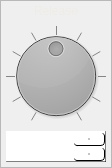
       <widget class="QFrame" name="release_frame">
        <property name="sizePolicy">
         <sizepolicy hsizetype="Expanding" vsizetype="Preferred">
          <horstretch>0</horstretch>
          <verstretch>0</verstretch>
         </sizepolicy>
        </property>
        <property name="maximumSize">
         <size>
          <width>100</width>
          <height>16777215</height>
         </size>
        </property>
        <property name="frameShape">
         <enum>QFrame::StyledPanel</enum>
        </property>
        <property name="frameShadow">
         <enum>QFrame::Raised</enum>
        </property>
        <layout class="QVBoxLayout" name="release_layout">
         <property name="spacing">
          <number>5</number>
         </property>
         <property name="leftMargin">
          <number>5</number>
         </property>
         <property name="topMargin">
          <number>0</number>
         </property>
         <property name="rightMargin">
          <number>5</number>
         </property>
         <property name="bottomMargin">
          <number>5</number>
         </property>
         <item>
          <widget class="QLabel" name="release_label">
           <property name="minimumSize">
            <size>
             <width>0</width>
             <height>20</height>
            </size>
           </property>
           <property name="styleSheet">
            <string notr="true">color: rgb(239, 236, 231);
background-color: rgba(255, 255, 255, 0);
border: none;</string>
           </property>
           <property name="text">
            <string>Release</string>
           </property>
           <property name="alignment">
            <set>Qt::AlignCenter</set>
           </property>
          </widget>
         </item>
         <item>
          <widget class="QDial" name="release_knob">
           <property name="sizePolicy">
            <sizepolicy hsizetype="Minimum" vsizetype="Preferred">
             <horstretch>0</horstretch>
             <verstretch>0</verstretch>
            </sizepolicy>
           </property>
           <property name="styleSheet">
            <string notr="true">background-color: qlineargradient(spread:repeat, x1:1, y1:1, x2:1, y2:0, stop:0 rgba(0, 0, 0, 255), stop:1 rgba(111, 111, 111, 255));</string>
           </property>
           <property name="maximum">
            <number>10</number>
           </property>
           <property name="pageStep">
            <number>1</number>
           </property>
           <property name="value">
            <number>5</number>
           </property>
           <property name="wrapping">
            <bool>false</bool>
           </property>
           <property name="notchTarget">
            <double>10.000000000000000</double>
           </property>
           <property name="notchesVisible">
            <bool>true</bool>
           </property>
          </widget>
         </item>
         <item>
          <widget class="QDoubleSpinBox" name="release_double_spin_box">
           <property name="sizePolicy">
            <sizepolicy hsizetype="Expanding" vsizetype="Fixed">
             <horstretch>0</horstretch>
             <verstretch>0</verstretch>
            </sizepolicy>
           </property>
           <property name="font">
            <font>
             <pointsize>14</pointsize>
            </font>
           </property>
           <property name="styleSheet">
            <string notr="true">QDoubleSpinBox {
	selection-background-color: rgba(255, 255, 255, 50);
	selection-color: rgb(255, 255, 255);
	color: rgb(255, 255, 255);
	background-color: qlineargradient(spread:repeat, x1:1, y1:1, x2:1, y2:0, stop:0 rgba(60, 60, 60, 255), stop:		1 rgba(80, 80, 80, 255));
	padding: 2px;
	border: 1px solid;
	border-color: rgba(255, 255, 255, 30);
	border-right-color: rgba(0, 0, 0, 128);
	border-bottom-color: rgba(0, 0, 0, 128);
}
QDoubleSpinBox:hover {
	background-color: qlineargradient(spread:repeat, x1:1, y1:1, x2:1, y2:0, stop:0 rgba(70, 70, 70, 255), stop:1 	rgba(90, 90, 90, 255));
	border: 1px solid;
	border-color: rgba(255, 255, 255, 80);
	border-right-color: rgba(0, 0, 0, 255);
	border-bottom-color: rgba(0, 0, 0, 255);
}

QDoubleSpinBox::up-arrow {
	background-color: rgb(197, 197, 197);
	width: 2px;
	height: 2px;
	border-radius: 2px;
}
QDoubleSpinBox::down-arrow {
	background-color: rgb(197, 197, 197);
	width: 2px;
	height: 2px;
	border-radius: 2px;
}
QDoubleSpinBox::up-button  {
	border-radius: 4px;
	margin: 0px;
	padding: 0px;
	width: 30px;
	background-color: qlineargradient(spread:repeat, x1:1, y1:1, x2:1, y2:0, stop:0 rgba(80, 80, 80, 255), stop:		1 rgba(100, 100, 100, 255));
	border: 1px solid;
	border-color: rgba(255, 255, 255, 80);
	border-right-color: rgba(0, 0, 0, 255);
	border-bottom-color: rgba(0, 0, 0, 255);
}
QDoubleSpinBox::up-button:hover {
	background-color: qlineargradient(spread:repeat, x1:1, y1:1, x2:1, y2:0, stop:0 rgba(100, 100, 100, 255), 			stop:	1 rgba(120, 120, 120, 255));
	border: 1px solid;
	border-color: rgba(255, 255, 255, 80);
	border-right-color: rgba(0, 0, 0, 255);
	border-bottom-color: rgba(0, 0, 0, 255);
}
QDoubleSpinBox::up-button:pressed {
	background-color: qlineargradient(spread:repeat, x1:1, y1:1, x2:1, y2:0, stop:1 rgba(60, 60, 60, 255), stop:		0 rgba(70, 70, 70, 255));
	border-color: rgba(0, 0, 0, 150);
	border-right-color: rgba(255, 255, 255, 50);
	border-bottom-color: rgba(255, 255, 255, 50);
}
QDoubleSpinBox::down-button  {
	border-radius: 4px;
	width: 30px;
	background-color: qlineargradient(spread:repeat, x1:1, y1:1, x2:1, y2:0, stop:0 rgba(80, 80, 80, 255), stop:		1 rgba(100, 100, 100, 255));
	border: 1px solid;
	border-color: rgba(255, 255, 255, 80);
	border-right-color: rgba(0, 0, 0, 255);
	border-bottom-color: rgba(0, 0, 0, 255);
}
QDoubleSpinBox::down-button:hover {
	background-color: qlineargradient(spread:repeat, x1:1, y1:1, x2:1, y2:0, stop:0 rgba(100, 100, 100, 255), 			stop:	1 rgba(120, 120, 120, 255));
	border: 1px solid;
	border-color: rgba(255, 255, 255, 80);
	border-right-color: rgba(0, 0, 0, 255);
	border-bottom-color: rgba(0, 0, 0, 255);
}
QDoubleSpinBox::down-button:pressed {
	background-color: qlineargradient(spread:repeat, x1:1, y1:1, x2:1, y2:0, stop:1 rgba(60, 60, 60, 255), stop:		0 rgba(70, 70, 70, 255));
	border-color: rgba(0, 0, 0, 150);
	border-right-color: rgba(255, 255, 255, 50);
	border-bottom-color: rgba(255, 255, 255, 50);
}</string>
           </property>
           <property name="decimals">
            <number>0</number>
           </property>
           <property name="maximum">
            <double>10.000000000000000</double>
           </property>
           <property name="value">
            <double>5.000000000000000</double>
           </property>
          </widget>
         </item>
        </layout>
       </widget>
